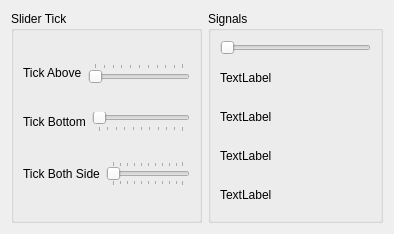
<?xml version="1.0" encoding="UTF-8"?>
<ui version="4.0">
 <class>Widget</class>
 <widget class="QWidget" name="Widget">
  <property name="geometry">
   <rect>
    <x>0</x>
    <y>0</y>
    <width>394</width>
    <height>234</height>
   </rect>
  </property>
  <property name="windowTitle">
   <string>Widget</string>
  </property>
  <layout class="QHBoxLayout" name="horizontalLayout_4">
   <item>
    <widget class="QGroupBox" name="groupBox">
     <property name="title">
      <string>Slider Tick</string>
     </property>
     <layout class="QVBoxLayout" name="verticalLayout">
      <item>
       <layout class="QHBoxLayout" name="horizontalLayout">
        <item>
         <widget class="QLabel" name="label">
          <property name="text">
           <string>Tick Above</string>
          </property>
         </widget>
        </item>
        <item>
         <widget class="QSlider" name="horizontalSlider">
          <property name="orientation">
           <enum>Qt::Horizontal</enum>
          </property>
          <property name="tickPosition">
           <enum>QSlider::TicksAbove</enum>
          </property>
          <property name="tickInterval">
           <number>10</number>
          </property>
         </widget>
        </item>
       </layout>
      </item>
      <item>
       <layout class="QHBoxLayout" name="horizontalLayout_2">
        <item>
         <widget class="QLabel" name="label_2">
          <property name="text">
           <string>Tick Bottom</string>
          </property>
         </widget>
        </item>
        <item>
         <widget class="QSlider" name="horizontalSlider_2">
          <property name="orientation">
           <enum>Qt::Horizontal</enum>
          </property>
          <property name="tickPosition">
           <enum>QSlider::TicksBelow</enum>
          </property>
         </widget>
        </item>
       </layout>
      </item>
      <item>
       <layout class="QHBoxLayout" name="horizontalLayout_3">
        <item>
         <widget class="QLabel" name="label_3">
          <property name="text">
           <string>Tick Both Side</string>
          </property>
         </widget>
        </item>
        <item>
         <widget class="QSlider" name="horizontalSlider_3">
          <property name="orientation">
           <enum>Qt::Horizontal</enum>
          </property>
          <property name="tickPosition">
           <enum>QSlider::TicksBothSides</enum>
          </property>
         </widget>
        </item>
       </layout>
      </item>
     </layout>
    </widget>
   </item>
   <item>
    <widget class="QGroupBox" name="groupBox_2">
     <property name="title">
      <string>Signals</string>
     </property>
     <layout class="QVBoxLayout" name="verticalLayout_2">
      <item>
       <widget class="QSlider" name="horizontalSlider_4">
        <property name="orientation">
         <enum>Qt::Horizontal</enum>
        </property>
       </widget>
      </item>
      <item>
       <widget class="QLabel" name="valueChangedLabel">
        <property name="text">
         <string>TextLabel</string>
        </property>
       </widget>
      </item>
      <item>
       <widget class="QLabel" name="sliderPressedLabel">
        <property name="text">
         <string>TextLabel</string>
        </property>
       </widget>
      </item>
      <item>
       <widget class="QLabel" name="sliderMovedLabel">
        <property name="text">
         <string>TextLabel</string>
        </property>
       </widget>
      </item>
      <item>
       <widget class="QLabel" name="sliderReleasedLabel">
        <property name="text">
         <string>TextLabel</string>
        </property>
       </widget>
      </item>
     </layout>
    </widget>
   </item>
  </layout>
 </widget>
 <resources/>
 <connections/>
</ui>
